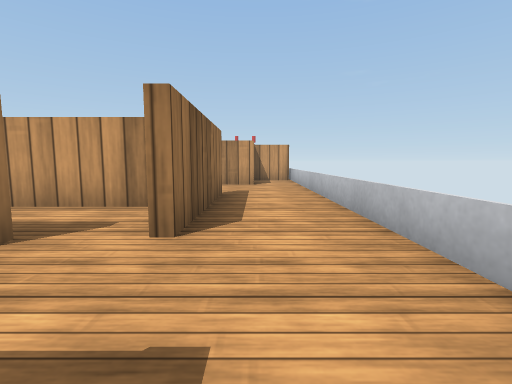
view 1 (above)

23 first-person views from a walk through a robot-simulator world made for Webots. The camera is 0.15 m above the floor, tilts 6° down and sees 85° across. The floor is counted in squares, 0.2 m on a side. Each view is taken from the middle of a square. On the plan, view 1 faces up. The plan holds only what a view shows up to about 10 squares ahead; the rest is blank. The place goes on beyond the plan. Robots are left out. Webots' stock objects and surfaces are drawn as simple stand-ins.

view 2
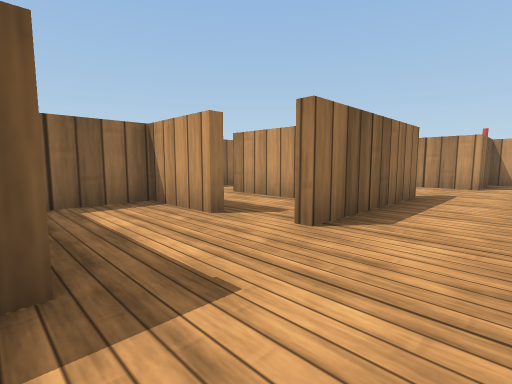

view 3
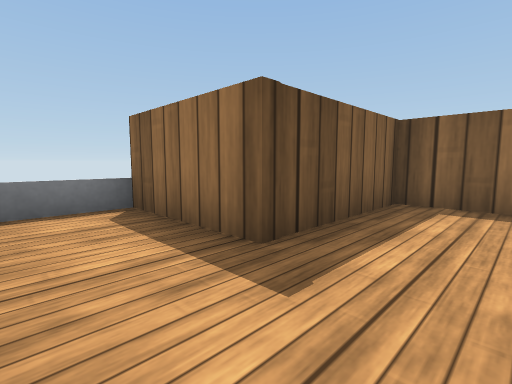

view 4
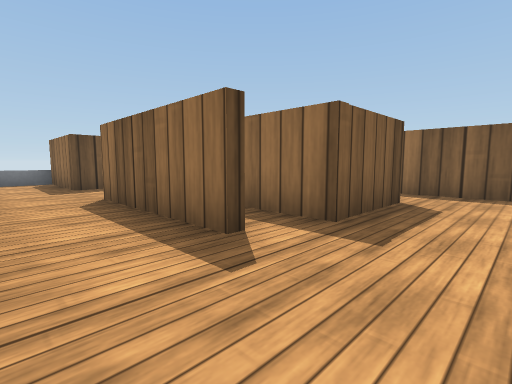

view 5
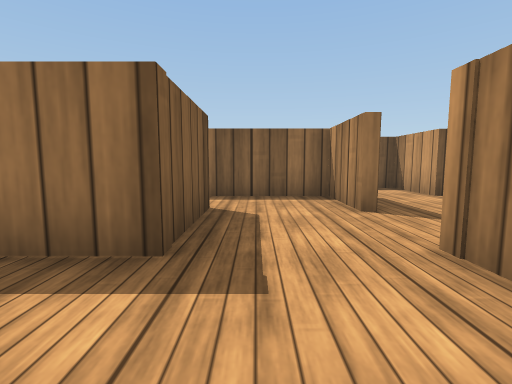

view 6
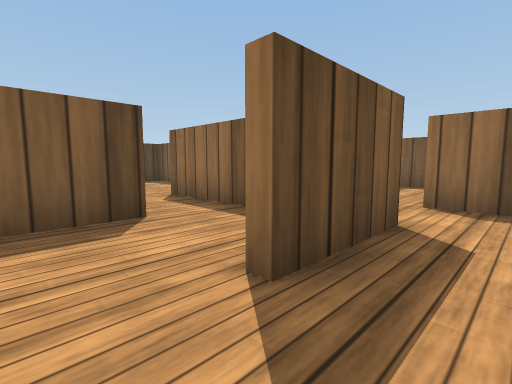

view 7
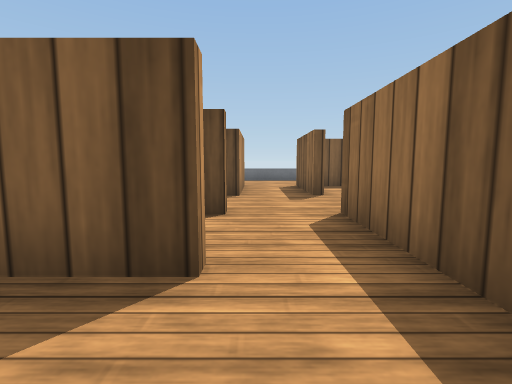

view 8
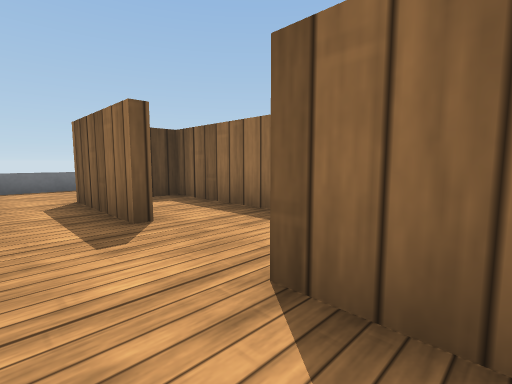

view 9
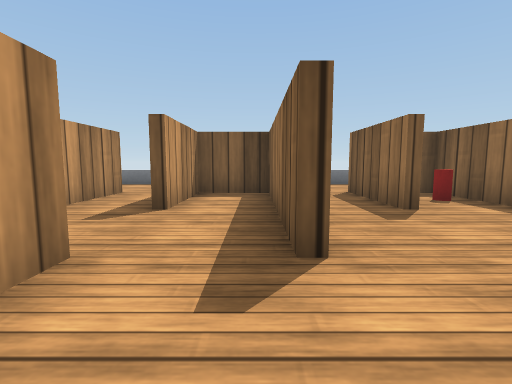

view 10
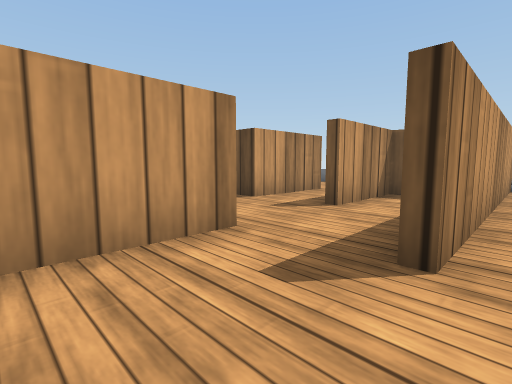

view 11
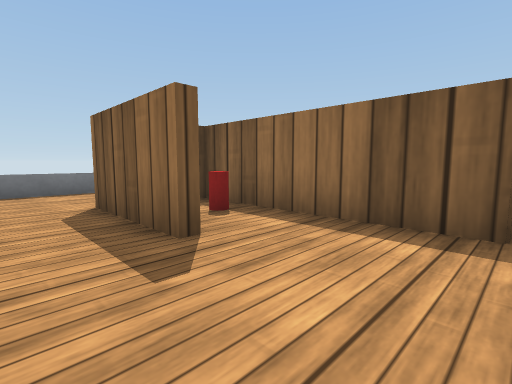

view 12
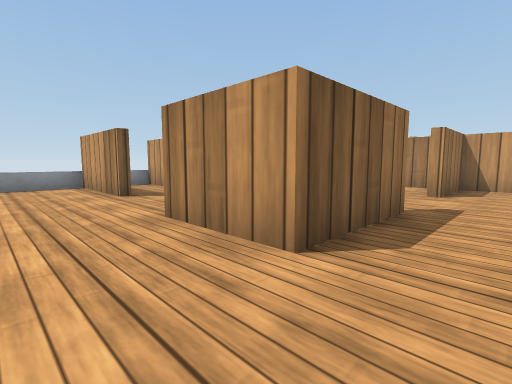

view 13
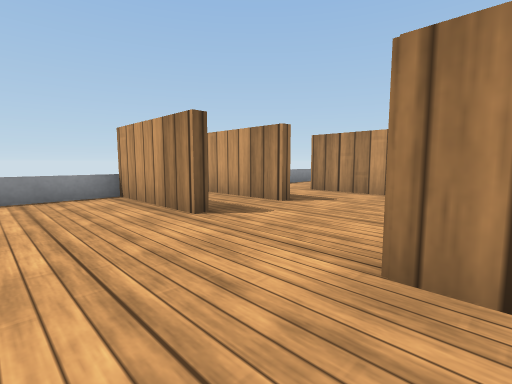

view 14
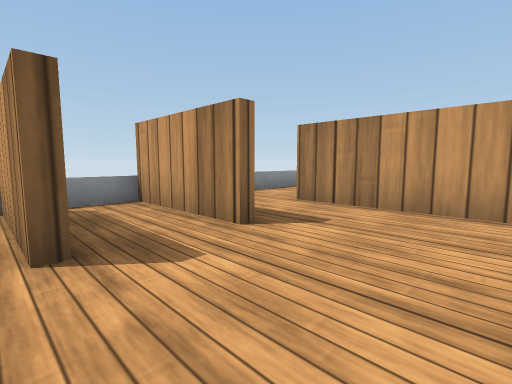

view 15
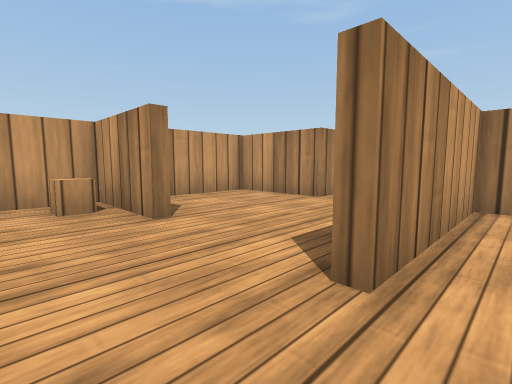

view 16
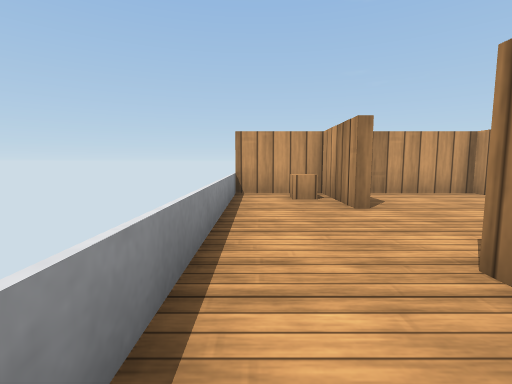

view 17
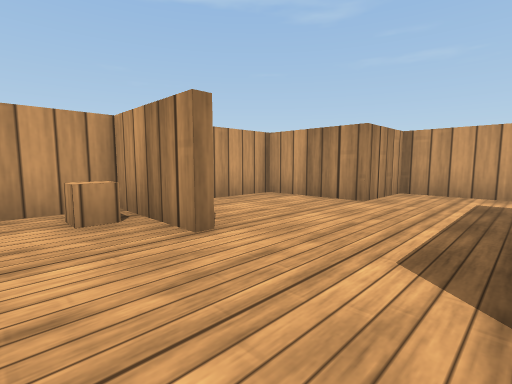

view 18
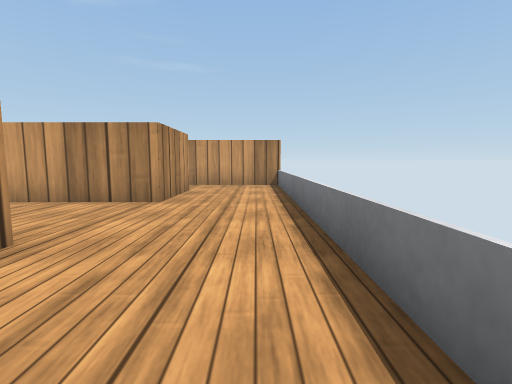

view 19
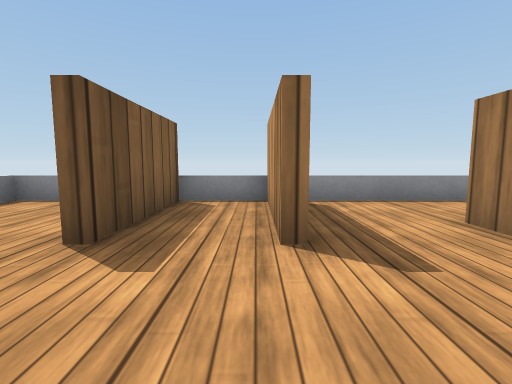

view 20
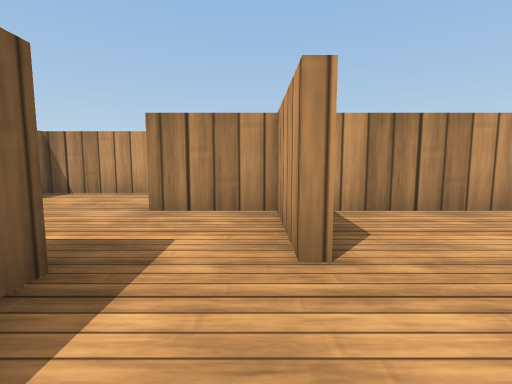

view 21
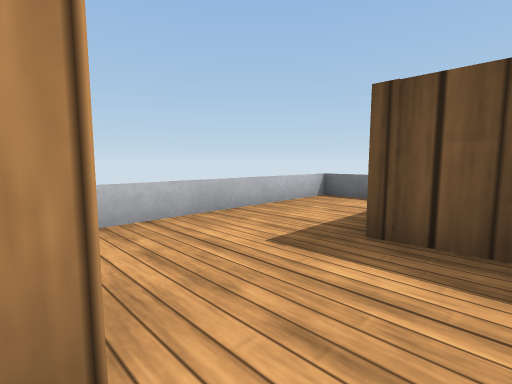

view 22
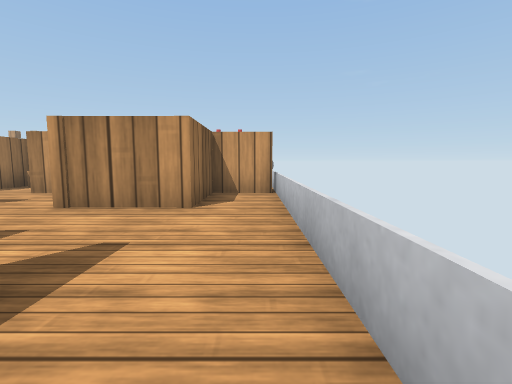

view 23
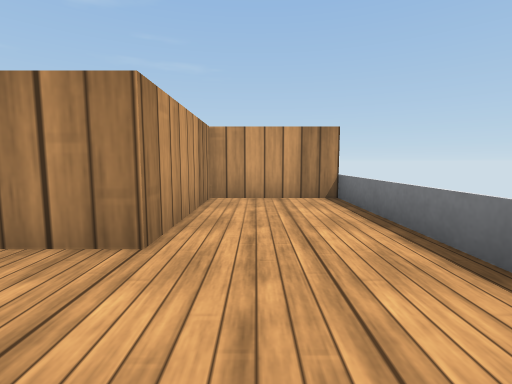

### Floor plan
Ten units are one square. View 1 is at (0, 0); x grows to the right and y downward. Boxes are objects, and circles mark ways between rooms. Rooms are numbered by the first view taken in them; rooms with no view inside come last. Other rooms are left out.
<svg viewBox="-190 -140 210 173">
<path fill="none" stroke="#000" d="M-18 -46 -46 -46M-22 -24 -44 -24 -44 -2 -8 -2 -8 28M-8 -69 -8 -27M-48 -72 -22 -72M-63 -26 -63 3M-46 2 -46 -26 -40 -26M-42 -96 -63 -96 -63 -47M15 -119 -1 -119 -1 -96 -24 -96M-8 28 15 28 15 -119M-40 -119 -46 -119M-63 -135 -63 -119M-66 -99 -42 -99M-65 -47 -65 -70M-83 -49 -83 -2 -65 -2 -65 -26M-70 -73 -85 -73M-124 -50 -124 -2 -120 -2M-154 -22 -185 -22M-104 -26 -104 2 -127 2 -127 -46 -165 -46M-107 -50 -107 -73 -127 -73 -127 -98 -161 -98M-154 -2 -185 -2M-185 -5 -155 -5M-85 -73 -104 -73 -104 -50M-86 28 -86 -49M-185 -22 -185 -5M-185 -2 -185 28 -86 28M-164 -75 -164 -98 -185 -98M-185 -98 -185 -30M-11 28 -11 2 -46 2M-70 28 -11 28M-63 -119 -83 -119 -83 -96"/>
<rect x="-125" y="-15" width="10" height="10" fill="#bbb"><title>drink can</title></rect>
<rect x="-175" y="-95" width="10" height="10" fill="#bbb"><title>wooden box</title></rect>
<circle cx="-35" cy="-100" r="3" fill="#2a7"/>
<circle cx="-60" cy="-35" r="3" fill="#2a7"/>
<circle cx="-50" cy="0" r="3" fill="#2a7"/>
<circle cx="-60" cy="-110" r="3" fill="#2a7"/>
<circle cx="-80" cy="-60" r="3" fill="#2a7"/>
<circle cx="-160" cy="-50" r="3" fill="#2a7"/>
<text x="-20" y="-40">1</text>
<text x="-50" y="-120">2</text>
<text x="-70" y="-50">3</text>
<text x="-130" y="-30">4</text>
<text x="-180" y="-60">5</text>
<text x="-50" y="10">6</text>
<text x="-70" y="-110">7</text>
</svg>
Room 1 opens to room 2. Room 1 opens to room 3. Room 1 opens to room 6. Room 2 opens to room 7. Room 3 opens to room 4. Room 4 opens to room 5.

Where each view was taken, in squares from view 1:
view 1: 0 up, 0 right, facing up
view 2: 0 up, 1 right, facing up-left
view 3: 2 up, 1 right, facing down-left
view 4: 9 up, 1 right, facing down-left
view 5: 8 up, 0 right, facing left
view 6: 11 up, 3 left, facing down-left
view 7: 9 up, 5 left, facing down
view 8: 6 up, 5 left, facing down-left
view 9: 7 up, 8 left, facing down
view 10: 7 up, 9 left, facing down-right
view 11: 5 up, 9 left, facing down-left
view 12: 2 down, 9 left, facing up-left
view 13: 2 down, 12 left, facing up-left
view 14: 0 up, 13 left, facing up-left
view 15: 4 up, 18 left, facing up-right
view 16: 3 up, 18 left, facing up
view 17: 5 up, 18 left, facing up-right
view 18: 2 down, 18 left, facing right
view 19: 2 up, 13 left, facing left
view 20: 3 up, 11 left, facing up
view 21: 3 up, 2 left, facing down-right
view 22: 5 up, 1 right, facing up
view 23: 1 down, 7 left, facing right
